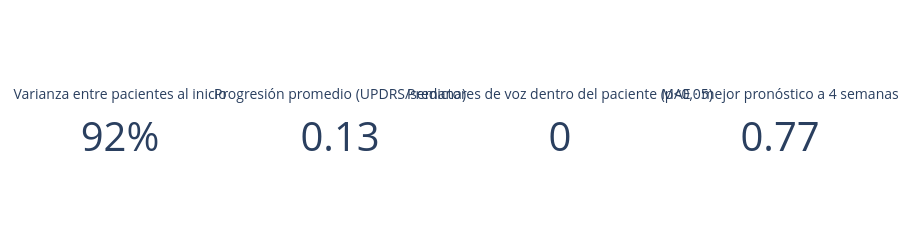

This figure's notebook cell:
### Markdown cell above
## 1. Resumen ejecutivo

### Code cell
m = metricas_clave_03(coefs, varianzas, pronostico)

kpis = tarjetas_kpi([
    ("Varianza entre pacientes al inicio", m["icc_inicio"], ".0%"),
    ("Progresión promedio (UPDRS/semana)", m["pendiente_media"], ".2f"),
    ("Predictores de voz dentro del paciente (p<0,05)", len(m["sig_dentro"]), ".0f"),
    ("MAE · mejor pronóstico a 4 semanas", m["mejor_mae"], ".2f"),
])
guardar(kpis, "03_kpis")
kpis.show()

display(Markdown("### Hallazgos clave\n\n" +
                 "\n".join(f"{i}. {h}" for i, h in enumerate(hallazgos_clave_03(m), 1))))

### Figure 1 — Plotly figure (JSON) as saved in the notebook; plotly's stock layout.template omitted (floating-point values rounded to 4 significant figures)
{"data": [{"domain": {"x": [0.01, 0.24], "y": [0, 1]}, "mode": "number", "number": {"font": {"size": 40}, "valueformat": ".0%"}, "title": {"font": {"size": 14}, "text": "Varianza entre pacientes al inicio"}, "type": "indicator", "value": 0.9214}, {"domain": {"x": [0.26, 0.49], "y": [0, 1]}, "mode": "number", "number": {"font": {"size": 40}, "valueformat": ".2f"}, "title": {"font": {"size": 14}, "text": "Progresión promedio (UPDRS/semana)"}, "type": "indicator", "value": 0.13}, {"domain": {"x": [0.51, 0.74], "y": [0, 1]}, "mode": "number", "number": {"font": {"size": 40}, "valueformat": ".0f"}, "title": {"font": {"size": 14}, "text": "Predictores de voz dentro del paciente (p<0,05)"}, "type": "indicator", "value": 0}, {"domain": {"x": [0.76, 0.99], "y": [0, 1]}, "mode": "number", "number": {"font": {"size": 40}, "valueformat": ".2f"}, "title": {"font": {"size": 14}, "text": "MAE · mejor pronóstico a 4 semanas"}, "type": "indicator", "value": 0.774}], "layout": {"height": 170, "margin": {"b": 10, "l": 10, "r": 10, "t": 40}}}
